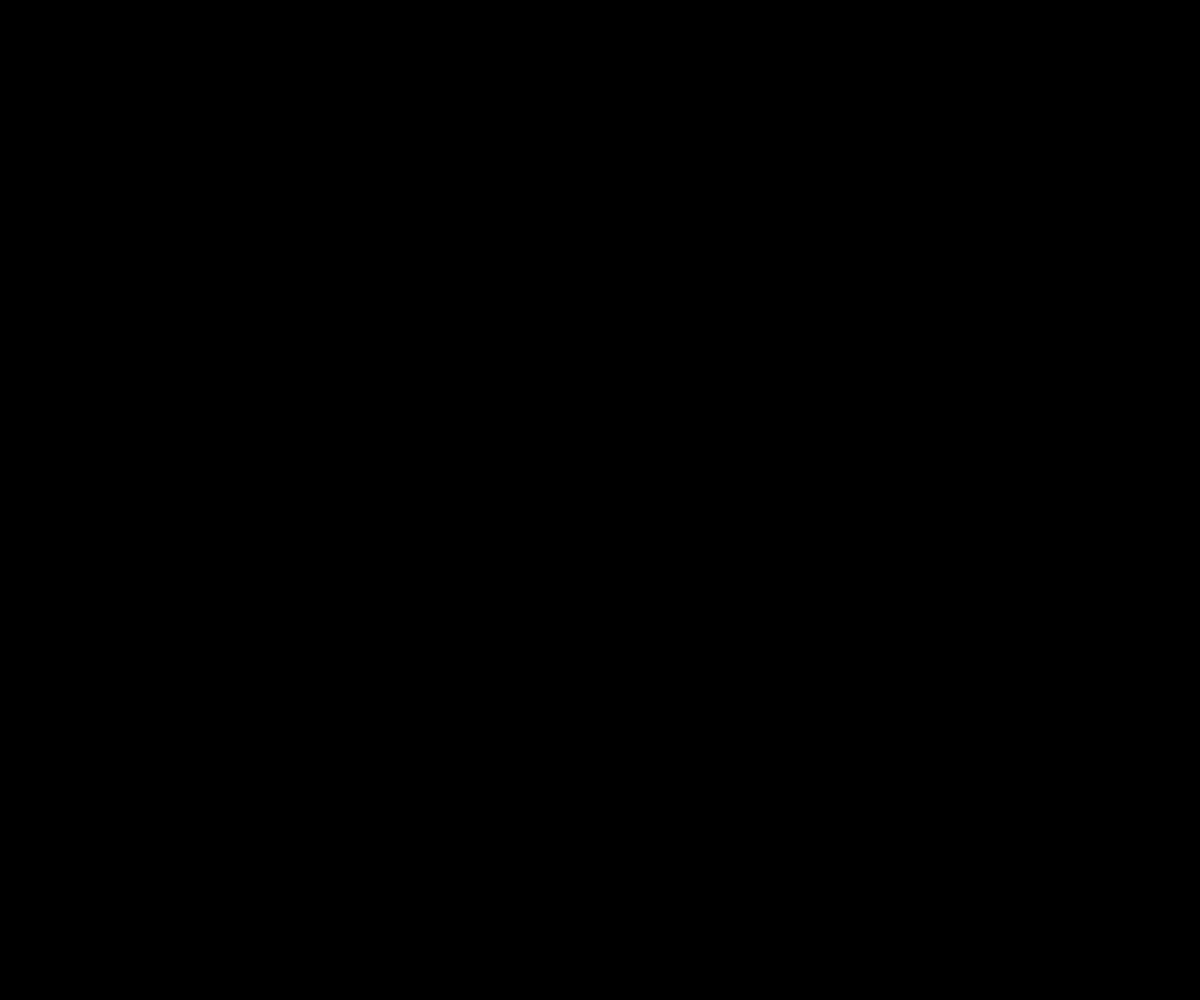
Frame 1 (no input)
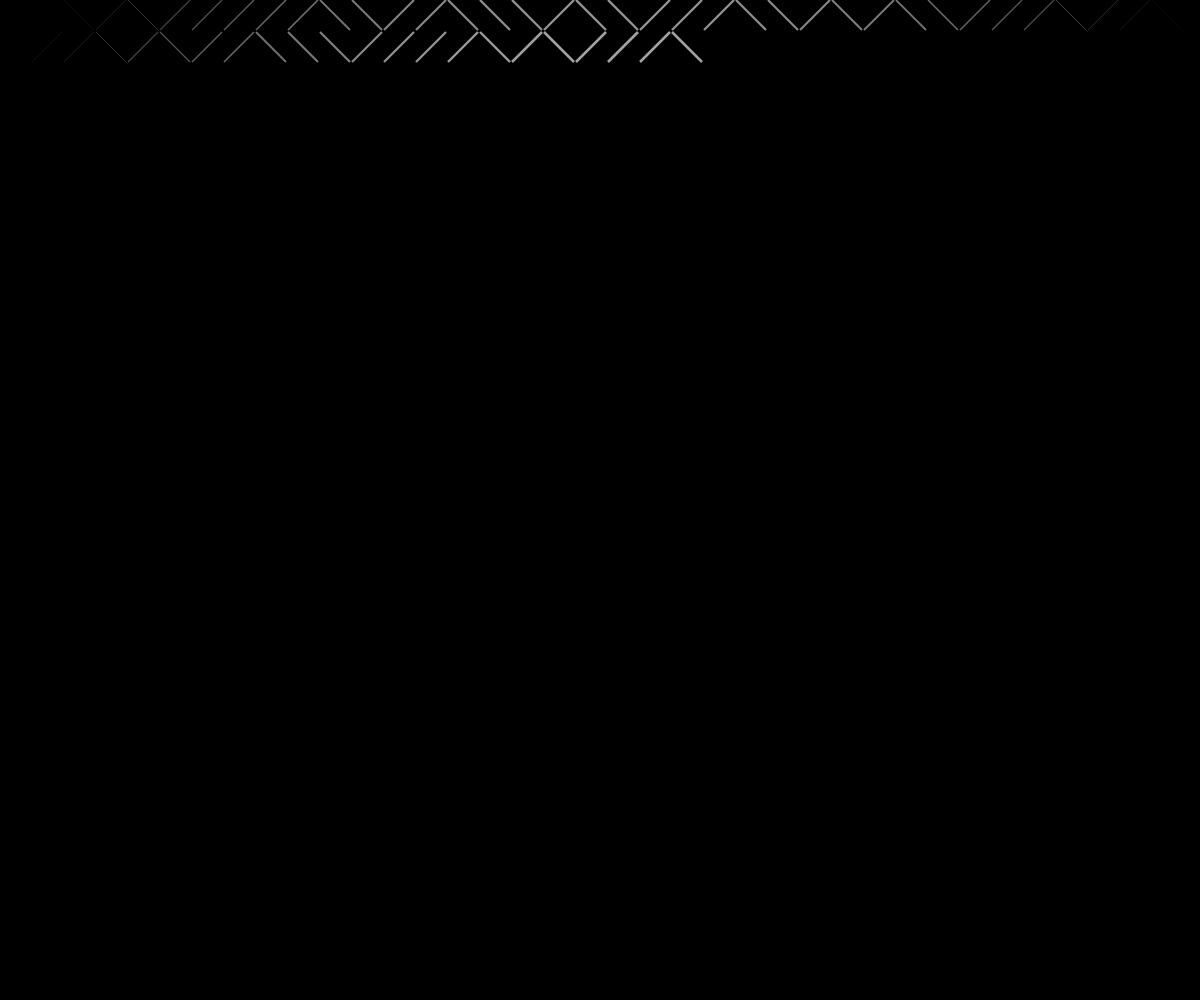
Frame 60 (no input)
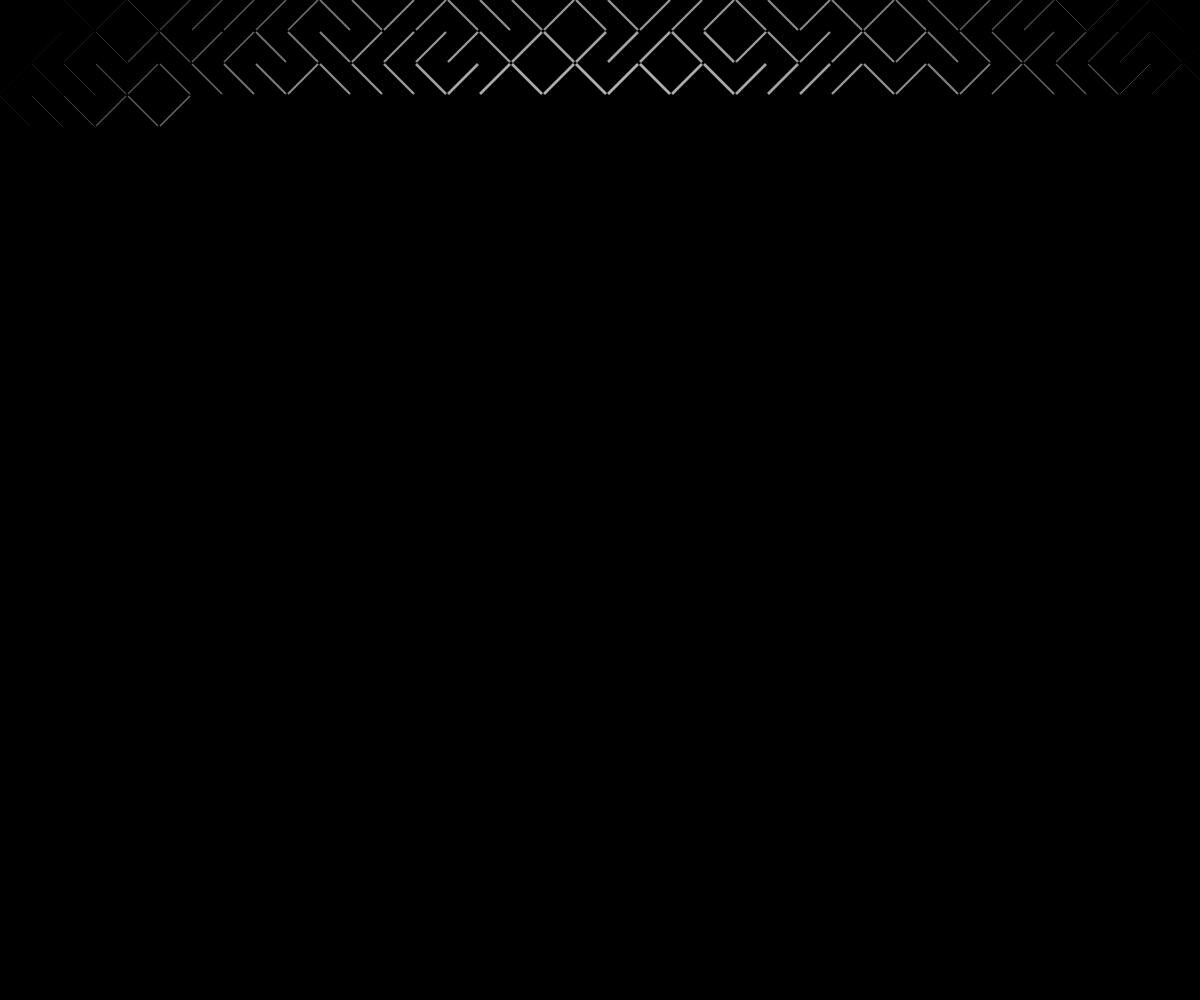
Frame 120 (the mouse pressed at the canvas centre since frame 60)

The p5.js sketch that drew these frames (run headless with seeded random() and noise() and a simulated clock; from frame 60 on, the mouse is pressed at the canvas centre):

// p5.js sketch
// ── sketch.js
var x = 0;
var y = 0;
var w = 30;
var h = 30;
var swMul = 4;
var px, py; 
var spacing = 2;
var dx, dy;

function setup() {
    createCanvas(innerWidth, innerHeight);
    background(0);
    strokeCap(SQUARE);
    rectMode(CENTER);

    px = width/2;
    py = height/2;

    if (px <= width/2) {
        dx = width - px;
    } else {
        dx = px;
    }

    if (py <= height/2) {
        dy = height - py;
    } else {
        dy = py;
    }

}

function draw() {



    var d = Math.pow((px - x), 2) + Math.pow((py - y), 2);
    var maxD = Math.pow(dx, 2) + Math.pow(dy, 2);

    if (random(1) > 0.5) {

        stroke(255, 255 * (1 - d/maxD));
        strokeWeight(swMul * (1 - d/maxD));
        line(x, y, x + w, y + h);

    } else {

        stroke(255, 255 * (1 - d/maxD));
        strokeWeight(swMul * (1 - d/maxD));
        line(x, y + h, x + w, y);
    }

    x = x + w + spacing;

    if (x > innerWidth) {
        y = y + h + spacing;
        x = 0;
    }
    
}
